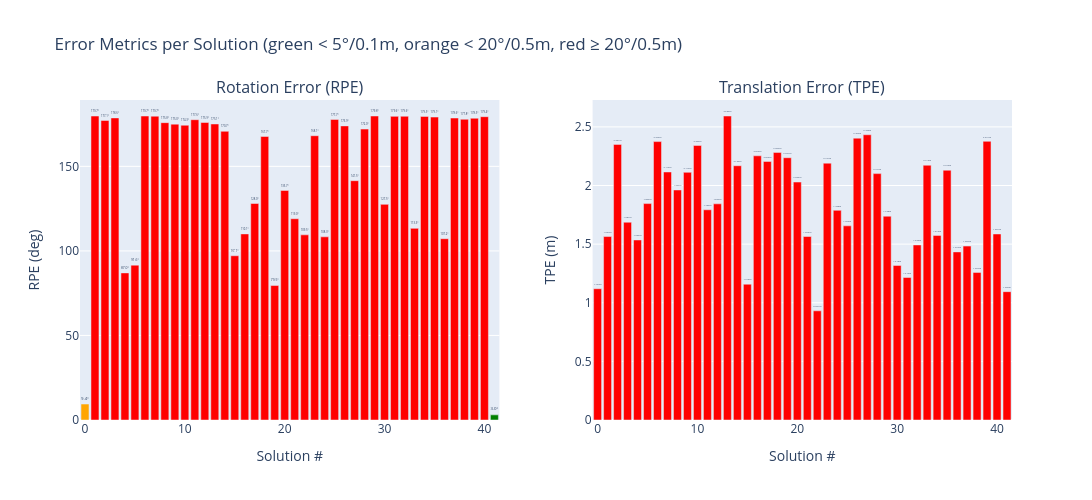

The code cell stored with this chart in its notebook:
### Markdown cell above
### Error Analysis: RPE and TPE

For each solution, we compute:
- **RPE** (Rotation Prediction Error): angular distance between estimated and GT rotation
- **TPE** (Translation Prediction Error): Euclidean distance between estimated and GT translation

### Code cell
if meta is None:
    print("No metadata loaded.")
else:
    # Sort solutions by rotation error
    errs = [(s['rotation_index'], s['error']['rotation_error_deg'], s['error']['translation_error_m']) for s in meta['solutions']]
    errs.sort(key=lambda x: x[1])
    
    indices, rpe_vals, tpe_vals = zip(*errs) if errs else ([], [], [])
    
    fig = make_subplots(rows=1, cols=2,
        subplot_titles=('Rotation Error (RPE)', 'Translation Error (TPE)'),
        specs=[[{'type': 'bar'}, {'type': 'bar'}]])
    
    colors_rpe = ['green' if v < 5 else 'orange' if v < 20 else 'red' for v in rpe_vals]
    colors_tpe = ['green' if v < 0.1 else 'orange' if v < 0.5 else 'red' for v in tpe_vals]
    
    fig.add_trace(go.Bar(
        x=list(indices), y=list(rpe_vals),
        marker_color=colors_rpe,
        name='RPE',
        text=[f'{v:.1f}°' for v in rpe_vals],
        textposition='outside',
    ), row=1, col=1)
    
    fig.add_trace(go.Bar(
        x=list(indices), y=list(tpe_vals),
        marker_color=colors_tpe,
        name='TPE',
        text=[f'{v:.3f}m' for v in tpe_vals],
        textposition='outside',
    ), row=1, col=2)
    
    fig.update_layout(
        height=500, width=1100,
        title_text='Error Metrics per Solution (green < 5°/0.1m, orange < 20°/0.5m, red ≥ 20°/0.5m)',
        showlegend=False,
    )
    fig.update_xaxes(title_text='Solution #', row=1, col=1)
    fig.update_xaxes(title_text='Solution #', row=1, col=2)
    fig.update_yaxes(title_text='RPE (deg)', row=1, col=1)
    fig.update_yaxes(title_text='TPE (m)', row=1, col=2)
    fig.show()

### Figure 1 — Plotly figure (JSON) as saved in the notebook; plotly's stock layout.template omitted (floating-point values rounded to 4 significant figures)
{"data": [{"marker": {"color": ["green", "orange", "red", "red", "red", "red", "red", "red", "red", "red", "red", "red", "red", "red", "red", "red", "red", "red", "red", "red", "red", "red", "red", "red", "red", "red", "red", "red", "red", "red", "red", "red", "red", "red", "red", "red", "red", "red", "red", "red", "red", "red"]}, "name": "RPE", "text": ["3.0°", "9.4°", "79.5°", "87.0°", "91.6°", "97.1°", "107.2°", "108.3°", "109.5°", "110.1°", "113.3°", "119.0°", "127.5°", "128.0°", "135.7°", "141.5°", "167.7°", "168.1°", "170.7°", "172.0°", "173.9°", "174.3°", "175.0°", "175.1°", "175.8°", "175.9°", "177.1°", "177.6°", "177.7°", "177.8°", "178.5°", "178.6°", "178.6°", "179.1°", "179.4°", "179.5°", "179.6°", "179.6°", "179.7°", "179.7°", "179.7°", "179.8°"], "textposition": "outside", "type": "bar", "x": [41, 0, 19, 4, 5, 15, 36, 24, 22, 16, 33, 21, 30, 17, 20, 27, 18, 23, 14, 28, 26, 10, 9, 13, 8, 12, 2, 11, 25, 38, 39, 37, 3, 35, 40, 34, 31, 32, 7, 1, 6, 29], "xaxis": "x", "y": [3.031, 9.434, 79.51, 86.99, 91.57, 97.13, 107.2, 108.3, 109.5, 110.1, 113.3, 119.0, 127.5, 128.0, 135.7, 141.5, 167.7, 168.1, 170.7, 172.0, 173.9, 174.3, 175.0, 175.1, 175.8, 175.9, 177.1, 177.6, 177.7, 177.8, 178.5, 178.6, 178.6, 179.1, 179.4, 179.5, 179.6, 179.6, 179.7, 179.7, 179.7, 179.8], "yaxis": "y"}, {"marker": {"color": ["red", "red", "red", "red", "red", "red", "red", "red", "red", "red", "red", "red", "red", "red", "red", "red", "red", "red", "red", "red", "red", "red", "red", "red", "red", "red", "red", "red", "red", "red", "red", "red", "red", "red", "red", "red", "red", "red", "red", "red", "red", "red"]}, "name": "TPE", "text": ["1.095m", "1.120m", "2.237m", "1.536m", "1.846m", "1.158m", "1.434m", "1.788m", "0.931m", "2.253m", "2.173m", "1.565m", "1.318m", "2.205m", "2.030m", "2.433m", "2.282m", "2.191m", "2.169m", "2.101m", "2.404m", "2.342m", "2.112m", "2.593m", "1.962m", "1.844m", "2.351m", "1.793m", "1.656m", "1.259m", "2.377m", "1.483m", "1.687m", "2.130m", "1.587m", "1.575m", "1.216m", "1.493m", "2.115m", "1.565m", "2.375m", "1.738m"], "textposition": "outside", "type": "bar", "x": [41, 0, 19, 4, 5, 15, 36, 24, 22, 16, 33, 21, 30, 17, 20, 27, 18, 23, 14, 28, 26, 10, 9, 13, 8, 12, 2, 11, 25, 38, 39, 37, 3, 35, 40, 34, 31, 32, 7, 1, 6, 29], "xaxis": "x2", "y": [1.095, 1.12, 2.237, 1.536, 1.846, 1.158, 1.434, 1.788, 0.9312, 2.253, 2.173, 1.565, 1.318, 2.205, 2.03, 2.433, 2.282, 2.191, 2.169, 2.101, 2.404, 2.342, 2.112, 2.593, 1.962, 1.844, 2.351, 1.793, 1.656, 1.259, 2.377, 1.483, 1.687, 2.13, 1.587, 1.575, 1.216, 1.493, 2.115, 1.565, 2.375, 1.738], "yaxis": "y2"}], "layout": {"annotations": [{"font": {"size": 16}, "showarrow": false, "text": "Rotation Error (RPE)", "x": 0.225, "xanchor": "center", "xref": "paper", "y": 1, "yanchor": "bottom", "yref": "paper"}, {"font": {"size": 16}, "showarrow": false, "text": "Translation Error (TPE)", "x": 0.775, "xanchor": "center", "xref": "paper", "y": 1, "yanchor": "bottom", "yref": "paper"}], "height": 500, "showlegend": false, "title": {"text": "Error Metrics per Solution (green < 5°/0.1m, orange < 20°/0.5m, red ≥ 20°/0.5m)"}, "width": 1100, "xaxis": {"anchor": "y", "domain": [0, 0.45], "title": {"text": "Solution #"}}, "xaxis2": {"anchor": "y2", "domain": [0.55, 1], "title": {"text": "Solution #"}}, "yaxis": {"anchor": "x", "domain": [0, 1], "title": {"text": "RPE (deg)"}}, "yaxis2": {"anchor": "x2", "domain": [0, 1], "title": {"text": "TPE (m)"}}}}
